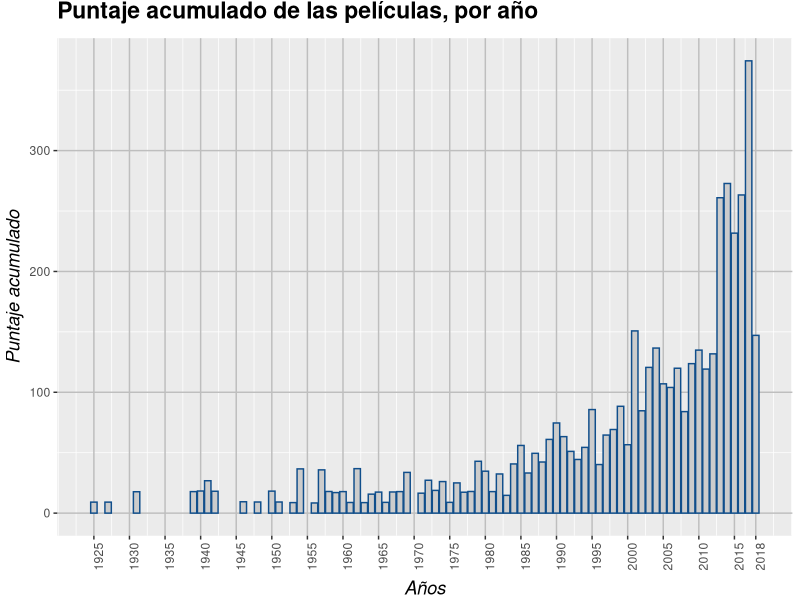

Recreate this plot in R.
## ---- chunk 1
knitr::opts_chunk$set(echo = TRUE)
## ---- chunk 2
library(readr)
datos <- read_csv("10_Dataset.csv", col_types = cols(ID = col_number(), 
    Año = col_number(), Puesto = col_number(), 
    Puntaje = col_number()))
## ---- chunk 3
datos.na = data.frame(sapply(datos, complete.cases)) #Utilizamos la función "complete.cases" para identificar los valores perdidos "NA" con FALSE
a = data.frame(sapply(-datos.na+1, sum)) #Mediante un artilugio, convertimos los TRUE que equivalen a 1 en -1 y les sumamos 1, para dar por resultados final 0; y a los FALSE que equivalen a 0 les sumamos 1, para dar por resultados final 1.
#La suma de cada variable nos indicará cuántos valores perdidos tiene cada variable, si es que los tuviese.
a = data.frame(t(a))
## ---- chunk 4
library(dplyr)

datos.completos = datos %>%
  filter(complete.cases(datos))

datos.resumen <- datos.completos %>%
  group_by(Año) %>%
  summarise(Puntaje=sum(Puntaje,na.rm = T))
## ---- chunk 5
library(ggplot2)

ggplot(data=datos.resumen, aes(x=Año, y=Puntaje))+
  theme(panel.grid.major = element_line(colour="grey"))+
  geom_bar(show.legend=F, stat="identity", color="dodgerblue4", fill="gray80") +
  ggtitle("Puntaje acumulado de las películas, por año")+
  theme(plot.title=element_text(size=rel(1.5), vjust=2, face="bold"))+
  labs(x="Años", y="Puntaje acumulado")+
  theme(axis.title.x=element_text(face="italic", vjust=-0.5, size=rel(1.2)))+
  theme(axis.title.y=element_text(face="italic", vjust=1.5, size=rel(1.2)))+
  theme(legend.title=element_text(colour="blue", size=12, face="bold"))+
  scale_x_continuous(breaks=c(seq(min(datos.resumen$Año), max(datos.resumen$Año),5),2018)) +
  #scale_x_continuous(breaks=seq(min(datos.resumen$Año), max(datos.resumen$Año), 6)) +
  #scale_x_continuous(breaks=c(min(datos.resumen$Año),seq(min(datos.resumen$Año+5),
   #                                                      max(datos.resumen$Año-3), 5),
    #                          max(datos.resumen$Año))) +
  theme(axis.text.x = element_text(angle = 90, hjust = 1)) 
